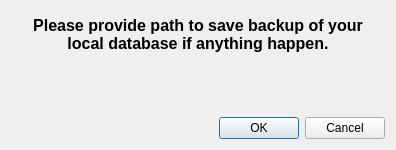
<?xml version="1.0" encoding="UTF-8"?>
<ui version="4.0">
 <class>Dialog</class>
 <widget class="QDialog" name="Dialog">
  <property name="geometry">
   <rect>
    <x>0</x>
    <y>0</y>
    <width>396</width>
    <height>150</height>
   </rect>
  </property>
  <property name="windowTitle">
   <string>Dialog</string>
  </property>
  <layout class="QGridLayout" name="gridLayout">
   <item row="2" column="0">
    <widget class="QDialogButtonBox" name="buttonBox">
     <property name="orientation">
      <enum>Qt::Horizontal</enum>
     </property>
     <property name="standardButtons">
      <set>QDialogButtonBox::Cancel|QDialogButtonBox::Ok</set>
     </property>
    </widget>
   </item>
   <item row="1" column="0">
    <widget class="QgsFileWidget" name="mQgsFileWidget"/>
   </item>
   <item row="0" column="0">
    <widget class="QLabel" name="label">
     <property name="font">
      <font>
       <pointsize>12</pointsize>
       <weight>75</weight>
       <bold>true</bold>
      </font>
     </property>
     <property name="cursor">
      <cursorShape>UpArrowCursor</cursorShape>
     </property>
     <property name="text">
      <string>Please provide path to save backup of your 
local database if anything happen.</string>
     </property>
     <property name="alignment">
      <set>Qt::AlignCenter</set>
     </property>
    </widget>
   </item>
  </layout>
 </widget>
 <customwidgets>
  <customwidget>
   <class>QgsFileWidget</class>
   <extends>QWidget</extends>
   <header>qgsfilewidget.h</header>
  </customwidget>
 </customwidgets>
 <resources/>
 <connections>
  <connection>
   <sender>buttonBox</sender>
   <signal>accepted()</signal>
   <receiver>Dialog</receiver>
   <slot>accept()</slot>
   <hints>
    <hint type="sourcelabel">
     <x>248</x>
     <y>254</y>
    </hint>
    <hint type="destinationlabel">
     <x>157</x>
     <y>274</y>
    </hint>
   </hints>
  </connection>
  <connection>
   <sender>buttonBox</sender>
   <signal>rejected()</signal>
   <receiver>Dialog</receiver>
   <slot>reject()</slot>
   <hints>
    <hint type="sourcelabel">
     <x>316</x>
     <y>260</y>
    </hint>
    <hint type="destinationlabel">
     <x>286</x>
     <y>274</y>
    </hint>
   </hints>
  </connection>
 </connections>
</ui>
